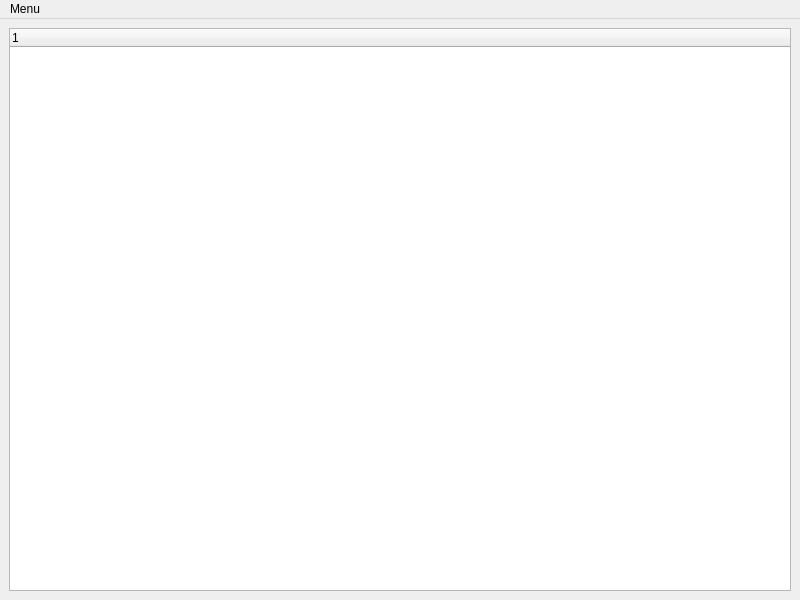
<?xml version="1.0" encoding="UTF-8"?>
<ui version="4.0">
 <class>DumpSettings</class>
 <widget class="QMainWindow" name="DumpSettings">
  <property name="geometry">
   <rect>
    <x>0</x>
    <y>0</y>
    <width>800</width>
    <height>600</height>
   </rect>
  </property>
  <property name="windowTitle">
   <string>Evopedia Archives</string>
  </property>
  <widget class="QWidget" name="centralwidget">
   <layout class="QHBoxLayout" name="horizontalLayout">
    <item>
     <widget class="ArchiveList" name="archiveList"/>
    </item>
   </layout>
  </widget>
  <widget class="QMenuBar" name="menubar">
   <property name="geometry">
    <rect>
     <x>0</x>
     <y>0</y>
     <width>800</width>
     <height>23</height>
    </rect>
   </property>
   <widget class="QMenu" name="menuMenu">
    <property name="title">
     <string>Menu</string>
    </property>
    <addaction name="actionManually_add_archive"/>
    <addaction name="actionRefresh_archive_list"/>
    <addaction name="actionChange_Default_Archive_Dir"/>
    <addaction name="actionCompact_Layout"/>
   </widget>
   <addaction name="menuMenu"/>
  </widget>
  <action name="actionManually_add_archive">
   <property name="text">
    <string>Manually Add Archive</string>
   </property>
  </action>
  <action name="actionRefresh_archive_list">
   <property name="text">
    <string>Refresh Archive List</string>
   </property>
  </action>
  <action name="actionPause_all_downloads">
   <property name="checkable">
    <bool>true</bool>
   </property>
   <property name="text">
    <string>Pause All Downloads</string>
   </property>
  </action>
  <action name="actionChange_Default_Archive_Dir">
   <property name="text">
    <string>Change Default Archive Dir</string>
   </property>
  </action>
  <action name="actionCompact_Layout">
   <property name="checkable">
    <bool>true</bool>
   </property>
   <property name="text">
    <string>Compact Layout</string>
   </property>
  </action>
 </widget>
 <customwidgets>
  <customwidget>
   <class>ArchiveList</class>
   <extends>QTreeWidget</extends>
   <header>archivelist.h</header>
  </customwidget>
 </customwidgets>
 <resources/>
 <connections/>
</ui>
